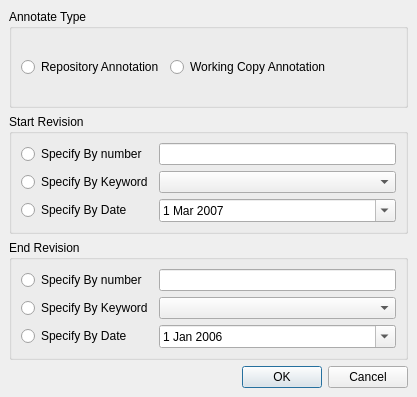
<ui version="4.0" >
 <class>SvnBlameOptionDlg</class>
 <widget class="QDialog" name="SvnBlameOptionDlg" >
  <property name="geometry" >
   <rect>
    <x>0</x>
    <y>0</y>
    <width>417</width>
    <height>397</height>
   </rect>
  </property>
  <property name="windowTitle" >
   <string/>
  </property>
  <layout class="QGridLayout" >
   <property name="margin" >
    <number>9</number>
   </property>
   <property name="spacing" >
    <number>6</number>
   </property>
   <item row="0" column="0" >
    <widget class="QGroupBox" name="logType" >
     <property name="title" >
      <string>Annotate Type</string>
     </property>
     <layout class="QGridLayout" >
      <property name="margin" >
       <number>9</number>
      </property>
      <property name="spacing" >
       <number>6</number>
      </property>
      <item row="0" column="2" >
       <spacer>
        <property name="orientation" >
         <enum>Qt::Horizontal</enum>
        </property>
        <property name="sizeHint" >
         <size>
          <width>40</width>
          <height>20</height>
         </size>
        </property>
       </spacer>
      </item>
      <item row="0" column="1" >
       <widget class="QRadioButton" name="workingCopy" >
        <property name="text" >
         <string>Working Copy Annotation</string>
        </property>
       </widget>
      </item>
      <item row="0" column="0" >
       <widget class="QRadioButton" name="reposit" >
        <property name="text" >
         <string>Repository Annotation</string>
        </property>
       </widget>
      </item>
     </layout>
    </widget>
   </item>
   <item row="2" column="0" >
    <widget class="QGroupBox" name="groupBox_2" >
     <property name="title" >
      <string>End Revision</string>
     </property>
     <layout class="QGridLayout" >
      <property name="margin" >
       <number>9</number>
      </property>
      <property name="spacing" >
       <number>6</number>
      </property>
      <item row="0" column="0" >
       <widget class="QRadioButton" name="endNum" >
        <property name="text" >
         <string>Specify By number</string>
        </property>
       </widget>
      </item>
      <item row="2" column="0" >
       <widget class="QRadioButton" name="endDate" >
        <property name="text" >
         <string>Specify By Date</string>
        </property>
       </widget>
      </item>
      <item row="1" column="0" >
       <widget class="QRadioButton" name="endKind" >
        <property name="text" >
         <string>Specify By Keyword</string>
        </property>
       </widget>
      </item>
      <item row="2" column="1" >
       <widget class="QDateEdit" name="endDateEdit" >
        <property name="date" >
         <date>
          <year>2006</year>
          <month>1</month>
          <day>1</day>
         </date>
        </property>
        <property name="calendarPopup" >
         <bool>true</bool>
        </property>
       </widget>
      </item>
      <item row="1" column="1" >
       <widget class="QComboBox" name="endKindEdit" />
      </item>
      <item row="0" column="1" >
       <widget class="QLineEdit" name="endNumEdit" />
      </item>
     </layout>
    </widget>
   </item>
   <item row="1" column="0" >
    <widget class="QGroupBox" name="groupBox" >
     <property name="title" >
      <string>Start Revision</string>
     </property>
     <layout class="QGridLayout" >
      <property name="margin" >
       <number>9</number>
      </property>
      <property name="spacing" >
       <number>6</number>
      </property>
      <item row="0" column="1" >
       <widget class="QLineEdit" name="startNumEdit" />
      </item>
      <item row="1" column="1" >
       <widget class="QComboBox" name="startKindEdit" />
      </item>
      <item row="2" column="1" >
       <widget class="QDateEdit" name="startDateEdit" >
        <property name="date" >
         <date>
          <year>2007</year>
          <month>3</month>
          <day>1</day>
         </date>
        </property>
        <property name="calendarPopup" >
         <bool>true</bool>
        </property>
       </widget>
      </item>
      <item row="1" column="0" >
       <widget class="QRadioButton" name="startKind" >
        <property name="text" >
         <string>Specify By Keyword</string>
        </property>
       </widget>
      </item>
      <item row="2" column="0" >
       <widget class="QRadioButton" name="startDate" >
        <property name="text" >
         <string>Specify By Date</string>
        </property>
       </widget>
      </item>
      <item row="0" column="0" >
       <widget class="QRadioButton" name="startNum" >
        <property name="text" >
         <string>Specify By number</string>
        </property>
       </widget>
      </item>
     </layout>
    </widget>
   </item>
   <item row="3" column="0" >
    <layout class="QHBoxLayout" >
     <property name="margin" >
      <number>0</number>
     </property>
     <property name="spacing" >
      <number>6</number>
     </property>
     <item>
      <spacer>
       <property name="orientation" >
        <enum>Qt::Horizontal</enum>
       </property>
       <property name="sizeHint" >
        <size>
         <width>40</width>
         <height>20</height>
        </size>
       </property>
      </spacer>
     </item>
     <item>
      <widget class="QPushButton" name="pushButton" >
       <property name="text" >
        <string>OK</string>
       </property>
      </widget>
     </item>
     <item>
      <widget class="QPushButton" name="pushButton_2" >
       <property name="text" >
        <string>Cancel</string>
       </property>
      </widget>
     </item>
    </layout>
   </item>
  </layout>
 </widget>
 <layoutdefault spacing="6" margin="11" />
 <pixmapfunction>qPixmapFromMimeSource</pixmapfunction>
 <includes>
  <include location="local" >knuminput.h</include>
  <include location="local" >knuminput.h</include>
  <include location="local" >knuminput.h</include>
  <include location="local" >knuminput.h</include>
 </includes>
 <resources/>
 <connections/>
</ui>
